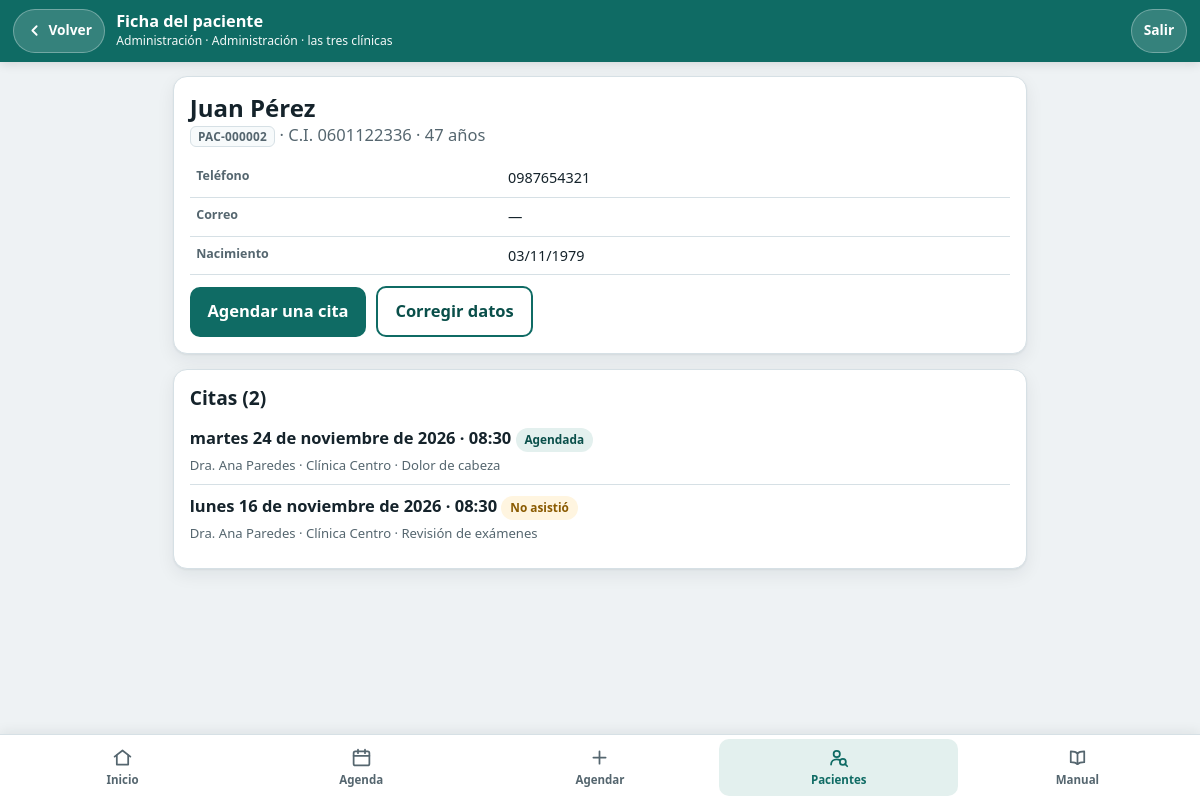
Page /clinagenda-citas-medicas/paciente.php?id=2 (signed in) on the committed database.
### tables this page shows
CREATE TABLE usuarios (
  id INT AUTO_INCREMENT PRIMARY KEY,
  nombre VARCHAR(120) NOT NULL,
  usuario VARCHAR(40) NOT NULL UNIQUE,
  clave_hash VARCHAR(255) NOT NULL,
  rol ENUM('admin','doctora','recepcion') NOT NULL,
  clinica_id INT NULL,                     
  modo_simple TINYINT(1) NOT NULL DEFAULT 0,   
  activo TINYINT(1) NOT NULL DEFAULT 1,
  FOREIGN KEY (clinica_id) REFERENCES clinicas(id)
);

CREATE TABLE pacientes (
  id INT AUTO_INCREMENT PRIMARY KEY,
  tipo_documento ENUM('CEDULA','PASAPORTE','SIN_DOCUMENTO') NOT NULL,
  documento VARCHAR(20) NULL,              
  nombres   VARCHAR(120) NOT NULL,
  apellidos VARCHAR(120) NOT NULL,
  nombre_busqueda VARCHAR(250) NOT NULL,   
  fecha_nacimiento DATE NULL,
  telefono VARCHAR(20) NULL,
  correo   VARCHAR(120) NULL,
  representante VARCHAR(160) NULL,         
  representante_telefono VARCHAR(20) NULL,
  nota VARCHAR(255) NULL,
  activo TINYINT(1) NOT NULL DEFAULT 1,
  creado_en DATETIME NOT NULL DEFAULT CURRENT_TIMESTAMP,
   
   
  UNIQUE KEY uk_documento (tipo_documento, documento),
  KEY ix_busqueda (nombre_busqueda),
  KEY ix_telefono (telefono)
);

CREATE TABLE citas (
  id INT AUTO_INCREMENT PRIMARY KEY,
  clinica_id  INT NOT NULL,
  medico_id   INT NOT NULL,
  paciente_id INT NOT NULL,
  inicio DATETIME NOT NULL,
  fin    DATETIME NOT NULL,
  estado ENUM('AGENDADA','ATENDIDA','CANCELADA','NO_ASISTIO') NOT NULL DEFAULT 'AGENDADA',
  motivo VARCHAR(160) NULL,
  motivo_cancelacion VARCHAR(160) NULL,
  cancelada_por INT NULL,
  cancelada_en DATETIME NULL,
  creada_por INT NOT NULL,
  creada_en  DATETIME NOT NULL DEFAULT CURRENT_TIMESTAMP,
   
   
  token VARCHAR(32) NULL,

   
   
   
   
   
  slot_medico   DATETIME GENERATED ALWAYS AS (IF(estado = 'CANCELADA', NULL, inicio)) STORED,
  slot_paciente DATETIME GENERATED ALWAYS AS (IF(estado = 'CANCELADA', NULL, inicio)) STORED,
  UNIQUE KEY uk_medico_slot   (medico_id, slot_medico),
  UNIQUE KEY uk_paciente_slot (paciente_id, slot_paciente),
  UNIQUE KEY uk_token (token),
  KEY ix_agenda (clinica_id, inicio),
  KEY ix_medico_dia (medico_id, inicio),
  FOREIGN KEY (clinica_id)  REFERENCES clinicas(id),
  FOREIGN KEY (medico_id)   REFERENCES medicos(id),
  FOREIGN KEY (paciente_id) REFERENCES pacientes(id),
  FOREIGN KEY (creada_por)  REFERENCES usuarios(id),
  FOREIGN KEY (cancelada_por) REFERENCES usuarios(id)
);

CREATE TABLE medicos (
  id INT AUTO_INCREMENT PRIMARY KEY,
  nombres VARCHAR(120) NOT NULL,
  especialidad VARCHAR(80) NULL,
  duracion_cita_min INT NOT NULL DEFAULT 30,
  activo TINYINT(1) NOT NULL DEFAULT 1
);

CREATE TABLE clinicas (
  id INT AUTO_INCREMENT PRIMARY KEY,
  nombre VARCHAR(80) NOT NULL UNIQUE,
  direccion VARCHAR(160) NULL,
  telefono VARCHAR(20) NULL,
  hora_apertura TIME NOT NULL DEFAULT '08:00:00',
  hora_cierre   TIME NOT NULL DEFAULT '18:00:00',
  activo TINYINT(1) NOT NULL DEFAULT 1
);

### clinagenda-citas-medicas/paciente.php (the view, shortened to what the rows shown need)
<?php
require __DIR__ . '/lib/auth.php';
exigir('ver_pacientes');
$id      = (int)($_REQUEST['id'] ?? 0);
$editar  = $id && !empty($_REQUEST['editar']);
$nuevo   = !$id && (!empty($_REQUEST['nuevo']) || $_SERVER['REQUEST_METHOD'] === 'POST');
$volverA = ($_REQUEST['volver'] ?? '') === 'agendar' ? 'agendar' : '';
$errores = [];
$datos   = array_fill_keys(CAMPOS_PACIENTE, '');
$datos['tipo_documento'] = 'CEDULA';
$parecidos = [];
$p = $id ? paciente($id) : null;
$formulario = $nuevo || $editar;
$volverUrl  = $volverA === 'agendar' ? 'agendar.php' : ($id ? 'paciente.php?id=' . $id : 'pacientes.php');
cabecera($formulario ? ($editar ? 'Corregir datos' : 'Registrar paciente') : 'Ficha del paciente',
         ['volver' => $formulario ? $volverUrl : 'pacientes.php']);
?>
<?php if ($formulario): ?>
  <?php if ($parecidos): ?>
    <div class="aviso ojo">
      <strong>Ya hay <?= count($parecidos) === 1 ? 'alguien' : count($parecidos) . ' personas' ?> con ese mismo nombre</strong>
      <?php foreach ($parecidos as $o): ?>
        <div class="grupo"><a href="paciente.php?id=<?= (int)$o['id'] ?>"><?= h(codigo_paciente((int)$o['id'])) ?></a>
          · <?= h(documento_paciente($o)) ?>
          · nació el <?= h($o['fecha_nacimiento'] ? fecha_corta($o['fecha_nacimiento']) : 'sin dato') ?>
          · última cita: <?= h($o['ultima_cita'] ? fecha_corta($o['ultima_cita']) : 'ninguna') ?></div>
      <?php endforeach; ?>
      <p class="sin-margen">Si es <strong>la misma persona</strong>, abra su ficha en lugar de registrarla de nuevo.
        Si es <strong>otra persona</strong>, toque el botón de abajo.</p>
    </div>
  <?php elseif ($errores): ?>
    <p class="aviso mal" role="alert"><strong>Revise lo que está marcado en rojo.</strong><br>
      No se borró nada de lo que ya escribió.</p>
  <?php endif; ?>
  <form class="tarjeta" method="post" action="paciente.php" novalidate>
    <?= campo_csrf() ?>
    <?php if ($id): ?><input type="hidden" name="id" value="<?= $id ?>"><input type="hidden" name="editar" value="1"><?php endif; ?>
    <?php if ($volverA): ?><input type="hidden" name="volver" value="agendar"><?php endif; ?>
    <?php if ($parecidos): ?><input type="hidden" name="es_otra_persona" value="1"><?php endif; ?>
    <?php if ($id): ?><p class="suave">Código <?= codigo_chip($id) ?></p><?php endif; ?>
    <div class="campo">
      <label for="tipo_documento">Tipo de documento</label>
      <select id="tipo_documento" name="tipo_documento"
              onchange="document.getElementById('bloque-doc').hidden = (this.value === 'SIN_DOCUMENTO')">
        <?php foreach (['CEDULA' => 'Cédula', 'PASAPORTE' => 'Pasaporte', 'SIN_DOCUMENTO' => 'No tiene documento'] as $v => $t): ?>
          <option value="<?= $v ?>" <?= $datos['tipo_documento'] === $v ? 'selected' : '' ?>><?= $t ?></option>
        <?php endforeach; ?>
      </select>
    </div>
    <div id="bloque-doc" <?= $datos['tipo_documento'] === 'SIN_DOCUMENTO' ? 'hidden' : '' ?>>
      <?php campo('documento', 'Número de documento', $datos, $errores,
                  ['ayuda' => 'La cédula se revisa con su dígito verificador.', 'extra' => 'maxlength="20" autocomplete="off"']); ?>
    </div>
    <?php campo('nombres', 'Nombres', $datos, $errores, ['extra' => 'maxlength="120" autocomplete="off"']); ?>
    <?php campo('apellidos', 'Apellidos', $datos, $errores, ['extra' => 'maxlength="120" autocomplete="off"']); ?>
    <?php campo('fecha_nacimiento', 'Fecha de nacimiento', $datos, $errores,
                ['tipo' => 'date', 'extra' => 'min="1900-01-01" max="' . date('Y-m-d') . '"',
                 'ayuda' => 'Obligatoria si la persona no tiene documento.']); ?>
    <?php campo('telefono', 'Teléfono', $datos, $errores,
                ['tipo' => 'tel', 'opcional' => true, 'ayuda' => 'Celular 09… (10 números) o fijo 02… (9 números).', 'extra' => 'maxlength="20" inputmode="tel"']); ?>
    <?php campo('correo', 'Correo', $datos, $errores,
                ['tipo' => 'email', 'opcional' => true, 'extra' => 'maxlength="120" inputmode="email"']); ?>
    <fieldset>
      <legend>Para niños, adultos mayores o quien no tiene teléfono</legend>
      <?php campo('representante', '¿Quién responde por el paciente?', $datos, $errores,
                  ['opcional' => true, 'extra' => 'maxlength="160" placeholder="Ej.: Madre: Diana Quishpe"']); ?>
      <?php campo('representante_telefono', 'Teléfono de esa persona', $datos, $errores,
                  ['tipo' => 'tel', 'opcional' => true, 'extra' => 'maxlength="20" inputmode="tel"']); ?>
    </fieldset>
    <?php campo('nota', 'Nota para recepción', $datos, $errores,
                ['opcional' => true, 'ayuda' => 'Algo práctico, como "llamar a la hija". No anote datos de salud aquí.', 'extra' => 'maxlength="255"']); ?>
    <button class="btn ancho" type="submit" data-una-vez><?= $parecidos ? 'Es otra persona: registrarla' : 'Guardar' ?></button>
    <a class="btn gris ancho separado" href="<?= h($volverUrl) ?>">Cancelar</a>
  </form>
<?php else: ?>
  <?php $citas = citas_de_paciente($id); ?>
  <div class="tarjeta">
    <h1 class="sin-margen"><?= h(nombre_paciente($p)) ?></h1>
    <p class="suave"><?= codigo_chip($id) ?> · <?= h(documento_paciente($p)) ?><?= edad_texto($p) ? ' · ' . h(edad_texto($p)) : '' ?></p>
    <table class="ficha">
      <tr><th>Teléfono</th><td><?= h($p['telefono'] ?: '—') ?></td></tr>
      <tr><th>Correo</th><td><?= h($p['correo'] ?: '—') ?></td></tr>
      <tr><th>Nacimiento</th><td><?= h($p['fecha_nacimiento'] ? fecha_corta($p['fecha_nacimiento']) : 'sin dato') ?></td></tr>
    </table>
    <div class="fila separado">
      <?php if (puede('agendar')): ?><a class="btn" href="agendar.php?paciente=<?= $id ?>">Agendar una cita</a><?php endif; ?>
      <?php if (puede('editar_paciente')): ?><a class="btn sec" href="paciente.php?id=<?= $id ?>&amp;editar=1">Corregir datos</a><?php endif; ?>
    </div>
  </div>
  <div class="tarjeta">
    <h2>Citas (<?= count($citas) ?>)</h2>
    <?php if (!$citas): ?>
      <p class="suave sin-margen">Todavía no tiene citas.</p>
    <?php else: ?>
      <?php foreach ($citas as $c): ?>
        <div class="linea-cita">
          <strong><?= h(fecha_larga($c['fecha'])) ?> de <?= date('Y', strtotime($c['fecha'])) ?> · <?= h($c['hora']) ?></strong>
          <?= etiqueta_estado($c['estado']) ?>
          <div class="ayuda-campo"><?= h($c['medico_nombre']) ?> · <?= h($c['clinica_nombre']) ?><?php
            if ($c['motivo'] && puede('ver_motivo')) echo ' · ' . h($c['motivo']);
            if ($c['estado'] === 'CANCELADA') echo ' · ' . h((string)$c['motivo_cancelacion']); ?></div>
        </div>
      <?php endforeach; ?>
    <?php endif; ?>
  </div>
<?php endif; ?>
<?php pie(['activo' => 'pacientes']); ?>

### clinagenda-citas-medicas/lib/plantilla.php (shortened to what the rows shown need)
<?php
function cabecera(string $titulo, array $op = []): void
{
    $u      = usuario_actual();
    $volver = $op['volver'] ?? null;
    $sinNav = $op['sin_nav'] ?? false;
    $lugar  = '';
    if ($u) {
        $lugar = $u['clinica_id'] ? (clinica((int)$u['clinica_id'])['nombre'] ?? '') : 'las tres clínicas';
        $lugar = NOMBRE_ROL[$u['rol']] . ' · ' . $lugar;
    }
    ?><!DOCTYPE html>
<html lang="es">
<head>
<link rel="stylesheet" href="assets/estilos.css">
</head>
<body class="<?= modo_simple() ? 'simple' : '' ?>">
<?php if ($u): ?>
<header class="barra">
  <?php if ($volver): ?>
    <a class="btn-volver" href="<?= h($volver) ?>">
      <svg viewBox="0 0 24 24" aria-hidden="true"><path d="M15 18l-6-6 6-6"/></svg>
      <span>Volver</span>
    </a>
  <?php endif; ?>
  <div class="barra-tit">
    <strong><?= h($titulo) ?></strong>
    <small><?= h($u['nombre']) ?> · <?= h($lugar) ?></small>
  </div>
  <a class="btn-salir" href="salir.php">Salir</a>
</header>
<?php endif; ?>
<main class="<?= $sinNav ? 'sin-nav' : '' ?>">
<?php
}
function pie(array $op = []): void
{
    ?>
</main>
</body>
</html>
<?php
}
function etiqueta_estado(string $estado): string
{
    $clase = ['AGENDADA' => 'agendada', 'ATENDIDA' => 'atendida', 'CANCELADA' => 'cancelada', 'NO_ASISTIO' => 'noasistio'][$estado] ?? 'agendada';
    return '<span class="etq ' . $clase . '">' . h(texto_estado($estado)) . '</span>';
}
function codigo_chip(int $pacienteId): string
{
    return '<span class="codigo">' . h(codigo_paciente($pacienteId)) . '</span>';
}
    ?>

### rows in the picture
usuarios: nombre "Administración"
pacientes: nombre_paciente($p) "Juan Pérez", documento_paciente($p) "C.I. 0601122336", fecha_nacimiento "47 años", telefono "0987654321", correo "—", fecha_nacimiento "03/11/1979"
citas: fecha "martes 24 de noviembre", fecha "2026", hora "08:30", estado "Agendada", medico.nombres "Dra. Ana Paredes", clinica.nombre "Clínica Centro", motivo "Dolor de cabeza"
citas: fecha "lunes 16 de noviembre", fecha "2026", hora "08:30", estado "No asistió", medico.nombres "Dra. Ana Paredes", clinica.nombre "Clínica Centro", motivo "Revisión de exámenes"

### other values in the picture
$titulo "Ficha del paciente"
$lugar "Administración · las tres clínicas"
codigo_paciente($pacienteId) "PAC-000002"
count($citas) "2"
$texto "Inicio"
$texto "Agenda"
$texto "Agendar"
$texto "Pacientes"
$texto "Manual"
